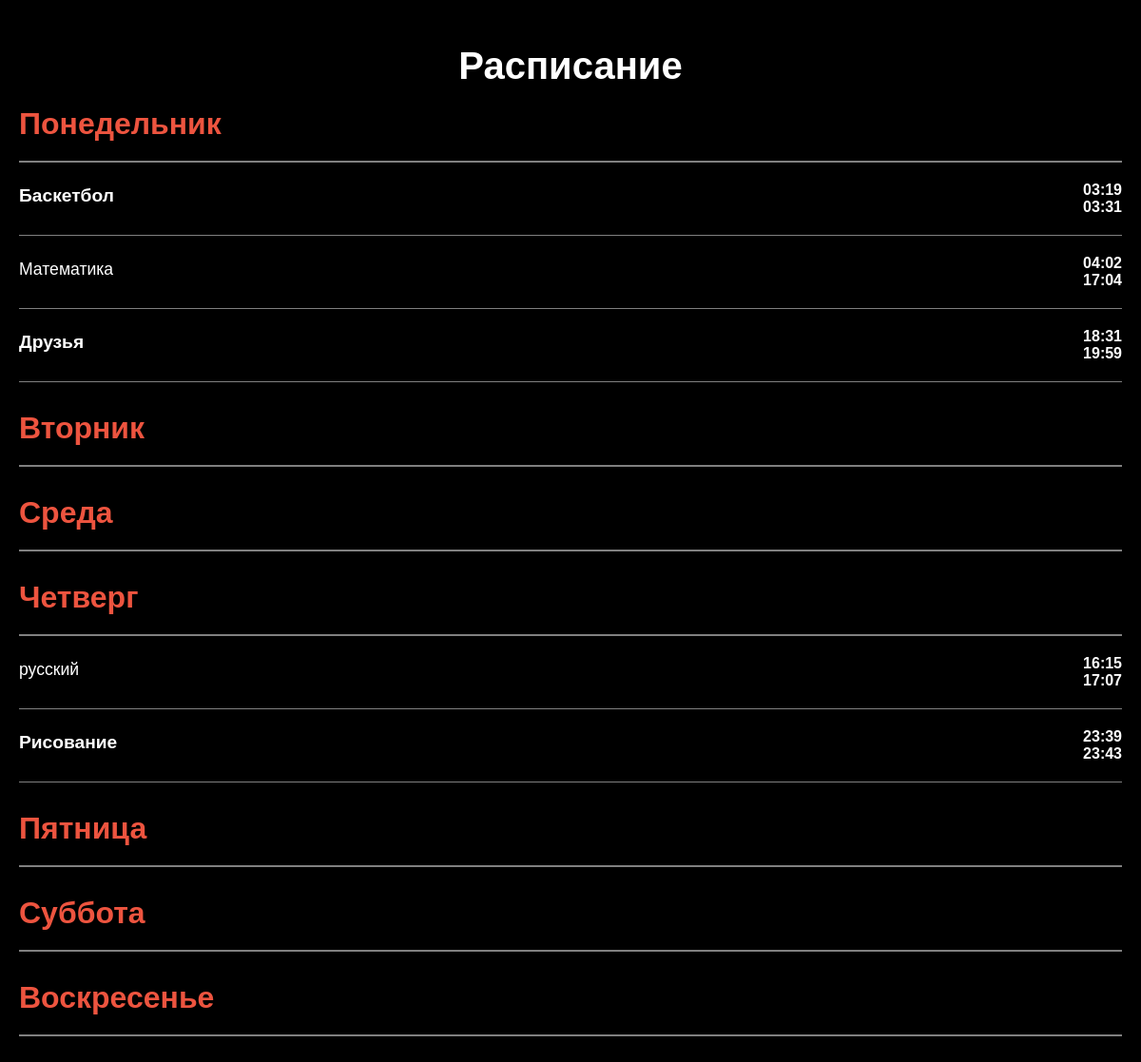
The page / on the database its author committed.
### stud/models.py (models this page shows, shortened)
class ExtracurricularActivity(models.Model):
    ACTIVITY_CHOICES = [
        ('running', 'Бег'),
        ('swimming', 'Плавание'),
        ('bicycle', 'Велосипед'),
        ('basketball', 'Баскетбол'),
        ('volleyball', 'Волейбол'),
        ('knitting', 'Вязание'),
        ('painting', 'Рисование'),
        ('computer', 'Компьютер'),
        ('friends', 'Друзья'),
        ('TV', 'Телевизор'),
    ]
    DAY_CHOICES = [
        ('monday', 'Понедельник'),
        ('tuesday', 'Вторник'),
        ('wednesday', 'Среда'),
        ('thursday', 'Четверг'),
        ('friday', 'Пятница'),
        ('saturday', 'Суббота'),
        ('sunday', 'Воскресенье'),
    ]
    activity = models.CharField(max_length=100, choices=ACTIVITY_CHOICES)
    day_of_week = models.CharField(max_length=10, choices=DAY_CHOICES)
    start_time = models.TimeField()
    end_time = models.TimeField()

class StudySchedule(models.Model):
    DAY_CHOICES1 = [
        ('monday', 'Понедельник'),
        ('tuesday', 'Вторник'),
        ('wednesday', 'Среда'),
        ('thursday', 'Четверг'),
        ('friday', 'Пятница'),
        ('saturday', 'Суббота'),
        ('sunday', 'Воскресенье'),
    ]
    subject = models.CharField(max_length=100)
    day_of_week = models.CharField(max_length=10, choices=DAY_CHOICES1)
    start_time = models.TimeField()
    end_time = models.TimeField()

### stud/views.py (the view)
# urls.py: path('', timetable_view, name='timetable'),
def timetable_view(request):
    study_schedules = StudySchedule.objects.all().order_by('day_of_week', 'start_time')
    extracurricular_activities = ExtracurricularActivity.objects.all().order_by('day_of_week', 'start_time')
    timetable = {
        'monday': [],
        'tuesday': [],
        'wednesday': [],
        'thursday': [],
        'friday': [],
        'saturday': [],
        'sunday': [],
    }
    days_translation = {
        'monday': 'Понедельник',
        'tuesday': 'Вторник',
        'wednesday': 'Среда',
        'thursday': 'Четверг',
        'friday': 'Пятница',
        'saturday': 'Суббота',
        'sunday': 'Воскресенье',
    }
    for schedule in study_schedules:
        timetable[schedule.day_of_week].append({
            'type': 'lesson',
            'subject': schedule.subject,
            'start_time': schedule.start_time,
            'end_time': schedule.end_time,
        })
    for activity in extracurricular_activities:
        timetable[activity.day_of_week].append({
            'type': 'activity',
            'activity': activity.get_activity_display(),  # Используем get_activity_display()
            'start_time': activity.start_time,
            'end_time': activity.end_time,
        })
    for day in timetable:
        timetable[day].sort(key=lambda x: x['start_time'])
    translated_timetable = {}
    for day in timetable:
        translated_day = days_translation.get(day, day)  # Получаем перевод дня
        translated_timetable[translated_day] = timetable[day]  # Создаем новый словарь с переводом
    return render(request, 'schedule.html', {'timetable': translated_timetable})

### stud/templates/schedule.html (shortened to what this page needs)
<!DOCTYPE html>
<html lang="ru">
<head>
</head>
<body>
    <div class="container">
        <h1>Расписание</h1>
        {% for day, events in timetable.items %}
            <div class="day">
                <h2>{{ day }}</h2>
                <div class="divider thick"></div>
                {% for event in events %}
                    <div class="event">
                        <div>
                            <div class="activity">{{ event.activity }}</div>
                            <div class="subject">{{ event.subject }}</div>
                        </div>
                        <div class="times">
                            <div class="start">{{ event.start_time|time:"H:i" }}</div>
                            <div class="end">{{ event.end_time|time:"H:i" }}</div>
                        </div>
                    </div>
                    <div class="divider thin"></div>
                {% endfor %}
            </div>
        {% endfor %}
    </div>
</body>
</html>

### stud/templates/schedule.html (style rules this page uses)
body { background-color: black; color: white; font-family: 'Arial', sans-serif; margin: 0; padding: 0; }
.container { padding: 20px; }
h1 { text-align: center; font-size: 2.5em; margin-bottom: 20px; }
.day { margin-bottom: 30px; }
h2 { font-size: 2em; color: #ED543F; margin: 20px 0; }
.event { display: flex; justify-content: space-between; align-items: center; padding: 10px 0; }
.activity { font-weight: bold; font-size: 1.2em; }
.subject { font-size: 1.1em; margin-bottom: 5px; }
.times { display: flex; flex-direction: column; align-items: flex-end; }
.start, .end { font-weight: bold; font-size: 1em; }
.divider { height: 1px; background-color: gray; margin: 10px 0; }
.thick { height: 2px; }
.thin { height: 1px; }

### rows shown on the page
ExtracurricularActivity: start_time "03:19", end_time "03:31"
StudySchedule: subject "Математика", start_time "04:02", end_time "17:04"
ExtracurricularActivity: start_time "18:31", end_time "19:59"
StudySchedule: subject "русский", start_time "16:15", end_time "17:07"
ExtracurricularActivity: start_time "23:39", end_time "23:43"

### other values the page prints
{{ day }} "Понедельник" "Вторник" "Среда" "Четверг" "Пятница" "Суббота" "Воскресенье"
{{ event.activity }} "Баскетбол" "Друзья" "Рисование"
